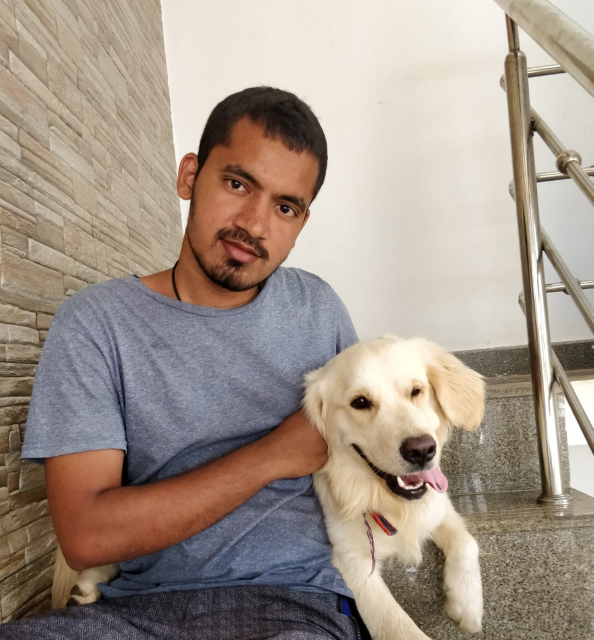
#> input picture S13/custom_image.jpeg, 1187 x 1280 px (shown at 1/2 size)
$ jupyter execute --allow-errors YOLO.ipynb
#> lines starting #> are read from the running program, lines starting #| are printed output that depends on the picture
<a href="https://colab.research.google.com/github/VijayPrakashReddy-k/EVA/blob/master/S13/YOLO.ipynb" target="_parent"></a>

[cell 1]
from google.colab import drive
#> (the rest of this cell did not finish here and is left out)

[cell 2]
cd /content/gdrive/My Drive/EVA/S13/

[cell 3]
import cv2
import numpy as np
from google.colab.patches import cv2_imshow

#> (a cell that did not finish here is left out)

#> (a cell that did not finish here is left out)

[cell 6]
# Loading image
img = cv2.imread("custom_image.jpeg")
#> img is the input picture: shape (1280, 1187, 3); mean B, G, R 136.7, 148.5, 162.1
img = cv2.resize(img, None, fx=0.4, fy=0.4)
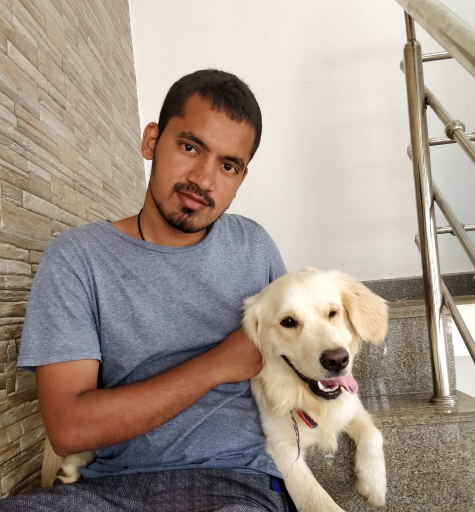
#> img: shape (512, 475, 3); mean B, G, R 136.6, 148.5, 162.1
height, width, channels = img.shape
#> height = 512; width = 475; channels = 3

[cell 7]
# Detecting objects
blob = cv2.dnn.blobFromImage(img, 0.00392, (416, 416), (0, 0, 0), True, crop=False)
#> (the rest of this cell did not finish here and is left out)

[cell 8]
# Showing informations on the screen
class_ids = []
confidences = []
boxes = []
#> (the rest of this cell did not finish here and is left out)

[cell 9]
indexes = cv2.dnn.NMSBoxes(boxes, confidences, 0.5, 0.4)

[cell 10]
font = cv2.FONT_HERSHEY_PLAIN
for i in range(len(boxes)):
    if i in indexes:
        x, y, w, h = boxes[i]
        label = str(classes[class_ids[i]])
        color = colors[i]
        cv2.rectangle(img, (x, y), (x + w, y + h), color, 2)
        cv2.putText(img, label, (x, y + 30), font, 3, color, 3)
cv2_imshow(img)
cv2.imwrite("Annoted.jpeg", img)
cv2.waitKey(0)
cv2.destroyAllWindows()
